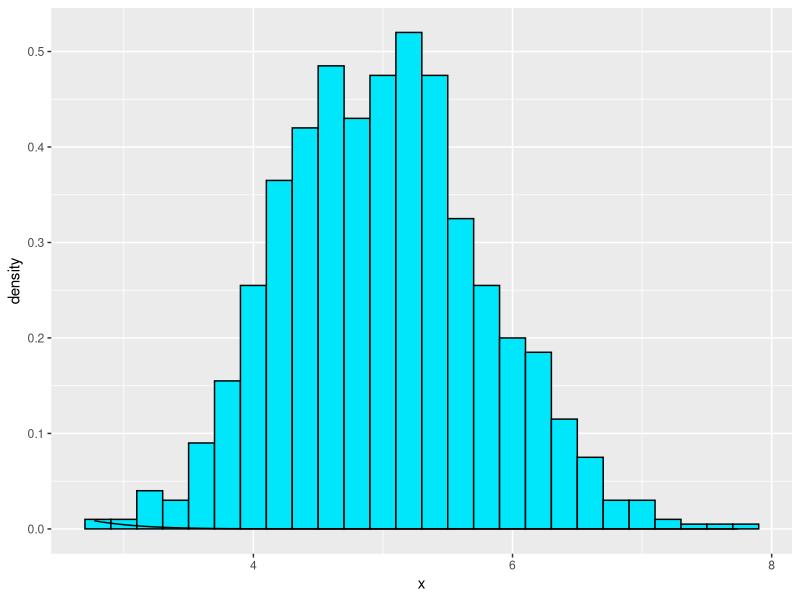

Here is the R script that generated this plot:
## ---- chunk 1
lambda = 0.2
n = 40
nsms = 1:1000
set.seed(26042015)
means <- data.frame(x = sapply(nsms, function(x) {mean(rexp(n, lambda))}))
head(means)
## ---- chunk 2
mean(means$x)
## ---- chunk 3
expectedMean <- 1/lambda
expectedMean
## ---- chunk 4
sd(means$x)
## ---- chunk 5
var(means$x)
## ---- chunk 6
(1/lambda)/sqrt(n)
## ---- chunk 7
((1/lambda)/sqrt(n))^2
## ---- chunk 8
library(ggplot2)
ggplot(data = means, aes(x = x)) + 
    geom_histogram(aes(y=..density..), fill = I('#00e6fa'), 
                   binwidth = 0.20, color = I('black')) +
    stat_function(fun = dnorm, arg = list(mean = 5, sd = sd(means$x)))
     
